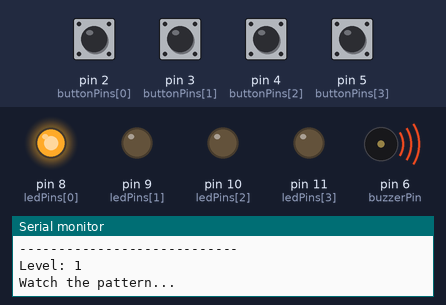
Simulated run of this sketch. Board: Arduino Uno, built with avr-gcc and run on an emulated ATmega328P. Shown: output pins drawn as LEDs (lit = HIGH), buzzer (waves = sounding), the last lines printed to the serial monitor. The test bench sets the inputs (shaded band); at power-on: pin 2 (buttonPins[0]), pin 3 (buttonPins[1]), pin 4 (buttonPins[2]), pin 5 (buttonPins[3]) HIGH. Random numbers use the default seed unless the sketch sets one.

Above: at 1.3 s.
1.4 s: pin 2 (buttonPins[0]) pulsed LOW 5 times (0.12 s each, 0.3 s apart)
At 3.24 s:
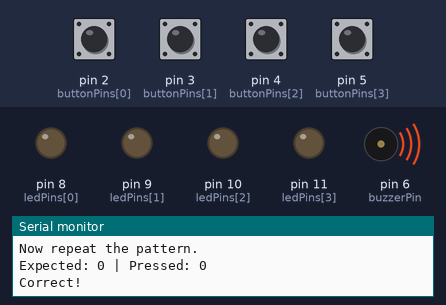
At 7.7 s:
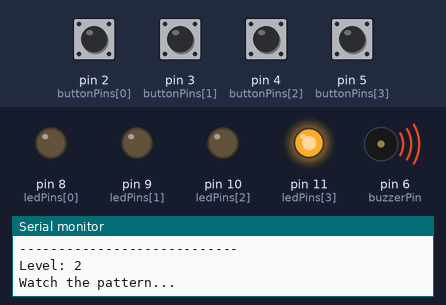
7.9 s: pin 3 (buttonPins[1]) pulled LOW for 1 s
At 12.4 s:
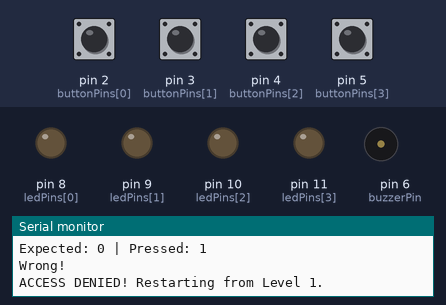
Timing chart, 0 to 16.1 s (numbered marks = the images above; inputs shaded):
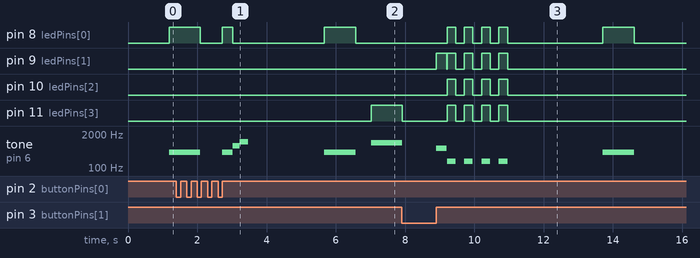

The sketch:

memory_game.ino
```cpp
/*
  Day 1 Project: Simple IoT Memory Lock Game
  Board: Arduino UNO
  Platform: Tinkercad

  Game:
  - Arduino shows a random LED pattern.
  - Player repeats the pattern using buttons.
  - Correct pattern increases level.
  - Wrong pattern triggers buzzer alarm and restarts.

  Buttons use INPUT_PULLUP:
  Not pressed = HIGH
  Pressed     = LOW
*/

const int totalColors = 4;
const int maxLevel = 5;

// LED pins: Red, Yellow, Green, Blue
const int ledPins[totalColors] = {8, 9, 10, 11};

// Button pins: Red, Yellow, Green, Blue
const int buttonPins[totalColors] = {2, 3, 4, 5};

const int buzzerPin = 6;

// Pattern storage
int pattern[maxLevel];

// Game starts at level 1
int level = 1;

void setup() {
  Serial.begin(9600);

  // Set LED and button pins
  for (int i = 0; i < totalColors; i++) {
    pinMode(ledPins[i], OUTPUT);
    pinMode(buttonPins[i], INPUT_PULLUP);
  }

  pinMode(buzzerPin, OUTPUT);

  randomSeed(analogRead(A0));

  Serial.println("================================");
  Serial.println(" Simple IoT Memory Lock Game");
  Serial.println("================================");
  Serial.println("Watch the LED pattern.");
  Serial.println("Repeat it using the buttons.");
  Serial.println("Wrong input = alarm + restart.");
  Serial.println();

  makeNewPattern();
}

void loop() {
  Serial.println("----------------------------");
  Serial.print("Level: ");
  Serial.println(level);
  Serial.println("Watch the pattern...");

  delay(1000);

  // Show pattern up to current level
  for (int i = 0; i < level; i++) {
    int color = pattern[i];

    blinkColor(color, 900);
    delay(450);
  }

  Serial.println("Now repeat the pattern.");

  // Check player input
  for (int i = 0; i < level; i++) {
    int expectedColor = pattern[i];
    int pressedColor = waitForButton();

    blinkColor(pressedColor, 300);

    Serial.print("Expected: ");
    Serial.print(expectedColor);
    Serial.print(" | Pressed: ");
    Serial.println(pressedColor);

    if (pressedColor != expectedColor) {
      wrongAnswer();
      return; // restart loop from level 1
    }
  }

  correctAnswer();
}

// Create random pattern
void makeNewPattern() {
  for (int i = 0; i < maxLevel; i++) {
    pattern[i] = random(0, totalColors);
  }
}

// Blink selected LED and play tone
void blinkColor(int color, int timeMs) {
  digitalWrite(ledPins[color], HIGH);
  tone(buzzerPin, 400 + color * 180);

  delay(timeMs);

  digitalWrite(ledPins[color], LOW);
  noTone(buzzerPin);
}

// Wait until one button is pressed
int waitForButton() {
  while (true) {
    for (int i = 0; i < totalColors; i++) {
      if (digitalRead(buttonPins[i]) == LOW) {
        delay(50); // debounce

        // Wait until button is released
        while (digitalRead(buttonPins[i]) == LOW) {
          delay(10);
        }

        return i;
      }
    }
  }
}

// When player enters correct pattern
void correctAnswer() {
  Serial.println("Correct!");
  successSound();

  level++;

  if (level > maxLevel) {
    Serial.println("ACCESS GRANTED!");
    Serial.println("You completed all levels.");
    celebration();

    level = 1;
    makeNewPattern();
  }

  delay(1200);
}

// When player enters wrong pattern
void wrongAnswer() {
  Serial.println("Wrong!");
  Serial.println("ACCESS DENIED! Restarting from Level 1.");

  alarm();

  level = 1;
  makeNewPattern();

  delay(1500);
}

// Simple success sound
void successSound() {
  tone(buzzerPin, 700);
  delay(200);
  tone(buzzerPin, 1000);
  delay(250);
  noTone(buzzerPin);
}

// Alarm effect
void alarm() {
  for (int i = 0; i < 4; i++) {
    // Turn all LEDs ON
    for (int j = 0; j < totalColors; j++) {
      digitalWrite(ledPins[j], HIGH);
    }

    tone(buzzerPin, 180);
    delay(250);

    // Turn all LEDs OFF
    for (int j = 0; j < totalColors; j++) {
      digitalWrite(ledPins[j], LOW);
    }

    noTone(buzzerPin);
    delay(250);
  }
}

// Winning effect
void celebration() {
  for (int round = 0; round < 3; round++) {
    for (int i = 0; i < totalColors; i++) {
      blinkColor(i, 200);
      delay(100);
    }
  }
}
```

Measured:
- after the input at 1.4 s, pin 11 (ledPins[3]): LOW → HIGH after 5.6 s
- after the input at 7.9 s, pin 8 (ledPins[0]): goes 3 × (HIGH 0.25 s, LOW 0.25 s), HIGH 0.25 s, LOW 2.8 s, HIGH 0.90 s, then LOW, starting after 1.3 s; pin 9 (ledPins[1]): goes HIGH 0.30 s, LOW 0.01 s, 3 × (HIGH 0.25 s, LOW 0.25 s), HIGH 0.25 s, then LOW, starting after 1.0 s
- by itself, tone on pin 6 (buzzerPin): plays 580 Hz for 0.30 s, 180 Hz for 0.25 s, 180 Hz for 0.25 s, 180 Hz for 0.25 s, 180 Hz for 0.25 s, 400 Hz for 0.90 s
